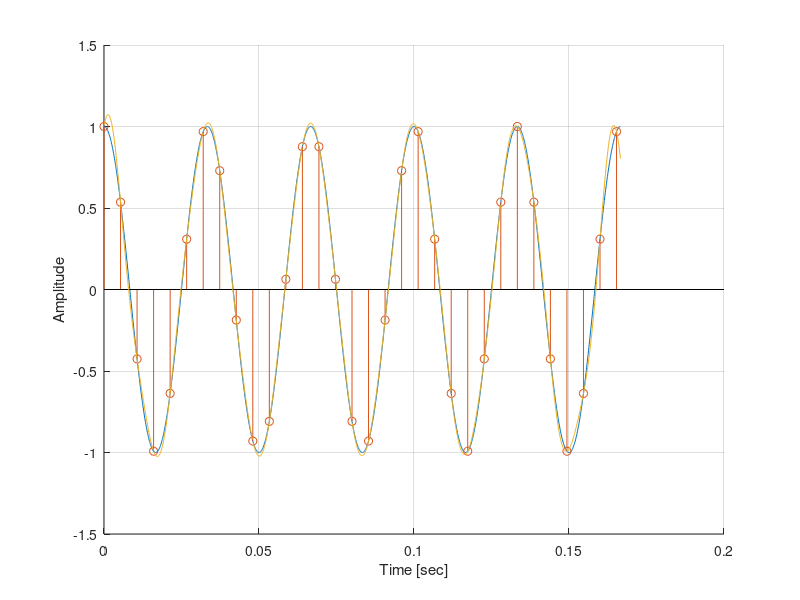
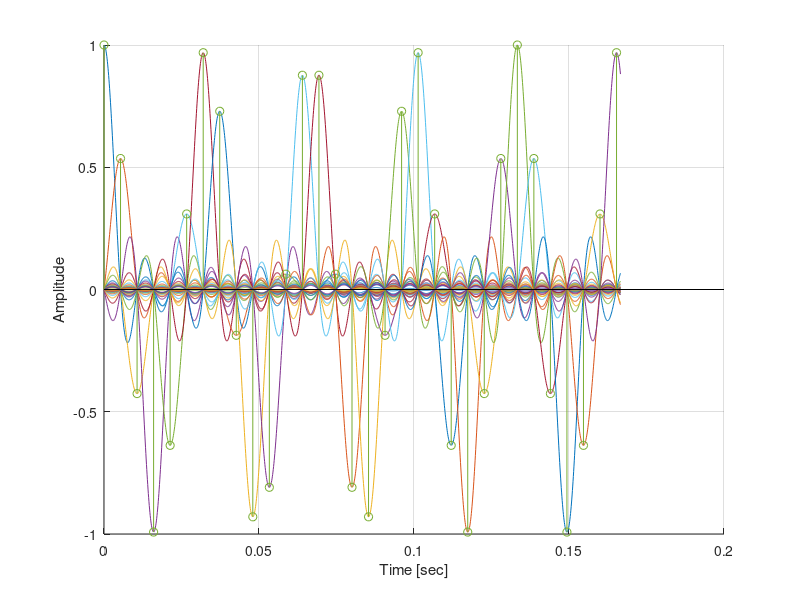

MATLAB code to generate these figures, in order:
%% Sampling and reconstruction demo
clear,clc,close all;

%% Parameters
F = 30;     % frequency of signal [Hz]
Fs = 6.25*F;   % sampling rate [Hz]
Ts = 1/Fs;  % sampling period [sec]

%% Generate "continuous time" signal and discrete time signal
tc = 0:1e-4:5/F;        % CT axis
xc = cos(2*pi*F*tc);    % CT signal
td = 0:Ts:5/F;          % DT axis
xd = cos(2*pi*F*td);    % DT signal
N = length(td);         % number of samples

%% Reconstruction by using the formula:
% xr(t) = sum over n=0,...,N-1: x(nT)*sin(pi*(t-nT)/T)/(pi*(t-nT)/T)
% Note that sin(pi*(t-nT)/T)/(pi*(t-nT)/T) = sinc((t-nT)/T)
% sinc(x) = sin(pi*x)/(pi*x) according to MATLAB
xr = zeros(size(tc));
sinc_train = zeros(N,length(tc));
for t = 1:length(tc)
    for n = 0:N-1
        sinc_train(n+1,:) = sin(pi*(tc-n*Ts)/Ts)./(pi*(tc-n*Ts)/Ts);
        xr(t) = xr(t) + xd(n+1)*sin(pi*(tc(t)-n*Ts)/Ts)/(pi*(tc(t)-n*Ts)/Ts);
    end
end

%% Plot the results
figure
hold on
grid on
plot(tc,xc)
stem(td,xd)
plot(tc,xr)
xlabel('Time [sec]')
ylabel('Amplitude')

%% Sinc train visualization    
figure
hold on
grid on
plot(tc,xd.'.*sinc_train)
stem(td,xd)
xlabel('Time [sec]')
ylabel('Amplitude')